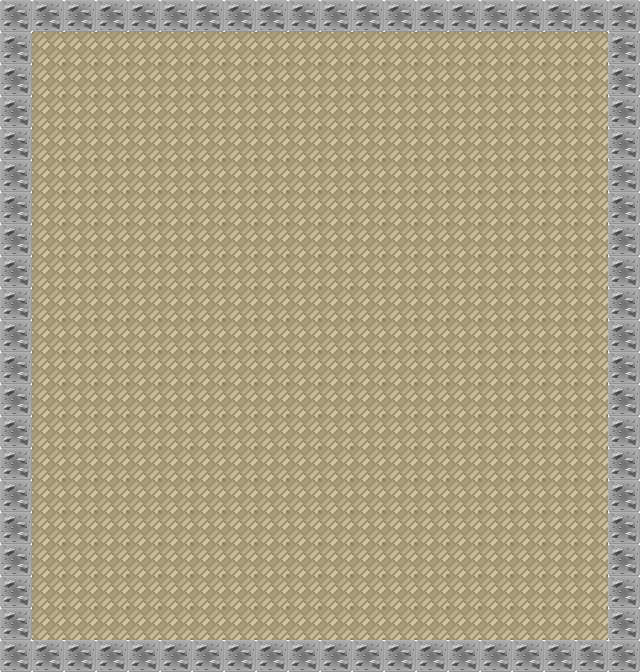

Tiled map render using the project's own tile images. Description and the whole map definition, tile-layer contents included, below:
An orthogonal 20x21 tile map with 32x32 px tiles, 1 tile layer (Kachelebene 1), 2 tilesets.

<map version="1.0" tiledversion="2018.07.13" orientation="orthogonal" renderorder="right-down" width="20" height="21" tilewidth="32" tileheight="32" infinite="0" nextlayerid="3" nextobjectid="1">
 <tileset firstgid="1" name="floor_city" tilewidth="32" tileheight="32" tilecount="1" columns="0">
  <grid orientation="orthogonal" width="1" height="1" />
  <tile id="0">
   <image width="32" height="32" source="textures/floor_city.png" />
  </tile>
 </tileset>
 <tileset firstgid="2" name="wall_1" tilewidth="32" tileheight="32" tilecount="1" columns="0">
  <grid orientation="orthogonal" width="1" height="1" />
  <tile id="0">
   <properties>
    <property name="Wand" value="" />
   </properties>
   <image width="32" height="32" source="textures/wall_1.png" />
  </tile>
 </tileset>
 <layer id="2" name="Kachelebene 1" width="20" height="21">
  <data encoding="csv">
2,2,2,2,2,2,2,2,2,2,2,2,2,2,2,2,2,2,2,2,
2,1,1,1,1,1,1,1,1,1,1,1,1,1,1,1,1,1,1,2,
2,1,1,1,1,1,1,1,1,1,1,1,1,1,1,1,1,1,1,2,
2,1,1,1,1,1,1,1,1,1,1,1,1,1,1,1,1,1,1,2,
2,1,1,1,1,1,1,1,1,1,1,1,1,1,1,1,1,1,1,2,
2,1,1,1,1,1,1,1,1,1,1,1,1,1,1,1,1,1,1,2,
2,1,1,1,1,1,1,1,1,1,1,1,1,1,1,1,1,1,1,2,
2,1,1,1,1,1,1,1,1,1,1,1,1,1,1,1,1,1,1,2,
2,1,1,1,1,1,1,1,1,1,1,1,1,1,1,1,1,1,1,2,
2,1,1,1,1,1,1,1,1,1,1,1,1,1,1,1,1,1,1,2,
2,1,1,1,1,1,1,1,1,1,1,1,1,1,1,1,1,1,1,2,
2,1,1,1,1,1,1,1,1,1,1,1,1,1,1,1,1,1,1,2,
2,1,1,1,1,1,1,1,1,1,1,1,1,1,1,1,1,1,1,2,
2,1,1,1,1,1,1,1,1,1,1,1,1,1,1,1,1,1,1,2,
2,1,1,1,1,1,1,1,1,1,1,1,1,1,1,1,1,1,1,2,
2,1,1,1,1,1,1,1,1,1,1,1,1,1,1,1,1,1,1,2,
2,1,1,1,1,1,1,1,1,1,1,1,1,1,1,1,1,1,1,2,
2,1,1,1,1,1,1,1,1,1,1,1,1,1,1,1,1,1,1,2,
2,1,1,1,1,1,1,1,1,1,1,1,1,1,1,1,1,1,1,2,
2,1,1,1,1,1,1,1,1,1,1,1,1,1,1,1,1,1,1,2,
2,2,2,2,2,2,2,2,2,2,2,2,2,2,2,2,2,2,2,2
</data>
 </layer>
</map>
